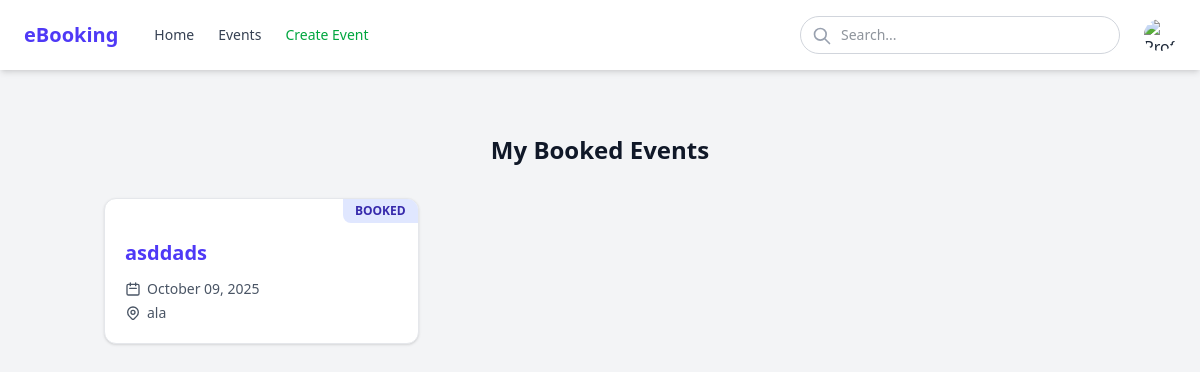
/my_bookings (signed in), run on an earlier commit of the app's database.
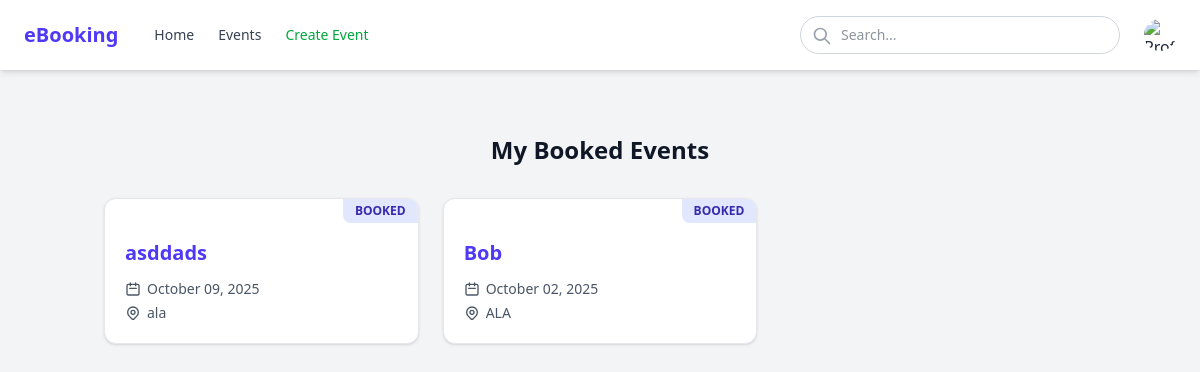
And on a later commit of the database.
### app/models.py (models this page shows, shortened)
class Event(db.Model):
    event_id: so.Mapped[int] = so.mapped_column(primary_key=True)
    title: so.Mapped[str] = so.mapped_column(sa.String(128), index=True, unique=True)
    description: so.Mapped[str] = so.mapped_column(sa.String(256), index=True)
    date: so.Mapped[datetime.date] = so.mapped_column(sa.Date)
    time: so.Mapped[datetime.time] = so.mapped_column(sa.Time, nullable=False)
    location: so.Mapped[str] = so.mapped_column(sa.String(30))
    total_seats: so.Mapped[int] = so.mapped_column()
    seats_left: so.Mapped[int] = so.mapped_column(default=0)
    created_by: so.Mapped[str] = so.mapped_column(sa.String(64))
    bookings: so.Mapped[list["Booking"]] = so.relationship(back_populates="event",
                                                           cascade="all, delete-orphan")

### app/routes.py (the view)
@app.route('/my_bookings')
@login_required
def my_bookings():
    my_events = Event.query.join(Booking).filter(Booking.user_id == current_user.id).all()
    return render_template('my_bookings.html', events=my_events)

### app/models.py (called while the page is built)
@login.user_loader
def load_user(id):
    return db.session.get(User, int(id))

### app/templates/my_bookings.html (shortened to what this page needs)
{% extends 'base.html' %}
{% block content %}
<div class="max-w-6xl mx-auto px-4 py-8">
    <h1 class="text-2xl font-bold text-gray-900 mb-8 text-center">My Booked Events</h1>
    {% if events %}
        <div class="grid grid-cols-1 md:grid-cols-2 lg:grid-cols-3 gap-6">
            {% for event in events %}
            <a href="{{ url_for('event_detail', event_id=event.event_id) }}"
               class="block bg-white rounded-xl shadow-sm hover:shadow-md transition-shadow duration-300 ease-in-out overflow-hidden border border-gray-200 relative">
                <div class="absolute top-0 right-0 bg-indigo-100 text-indigo-800 text-xs font-bold px-3 py-1 rounded-bl-lg">
                    BOOKED
                </div>
                <div class="p-5 pt-10">
                    <h2 class="text-xl font-semibold text-indigo-600 hover:text-indigo-800 transition-colors duration-200 mb-2 line-clamp-1">
                        {{ event.title }}
                    </h2>
                    <div class="flex items-center text-gray-600 text-sm mt-3">
                        <svg xmlns="http://www.w3.org/2000/svg" class="h-4 w-4 mr-1.5 flex-shrink-0" fill="none" viewBox="0 0 24 24" stroke="currentColor">
                            <path stroke-linecap="round" stroke-linejoin="round" stroke-width="2" d="M8 7V3m8 4V3m-9 8h10M5 21h14a2 2 0 002-2V7a2 2 0 00-2-2H5a2 2 0 00-2 2v12a2 2 0 002 2z" />
                        </svg>
                        <span>{{ event.date.strftime('%B %d, %Y') if event.date else 'Date TBD' }}</span>
                    </div>
                    <div class="flex items-center text-gray-600 text-sm mt-1">
                        <span class="truncate">{{ event.location or 'Location TBD' }}</span>
                    </div>
                </div>
            </a>
            {% endfor %}
        </div>
    {% endif %}
</div>
{% endblock %}

What changed in the data, as far as the page shows it:
added Event: title "Bob", date "October 02, 2025", location "ALA"
